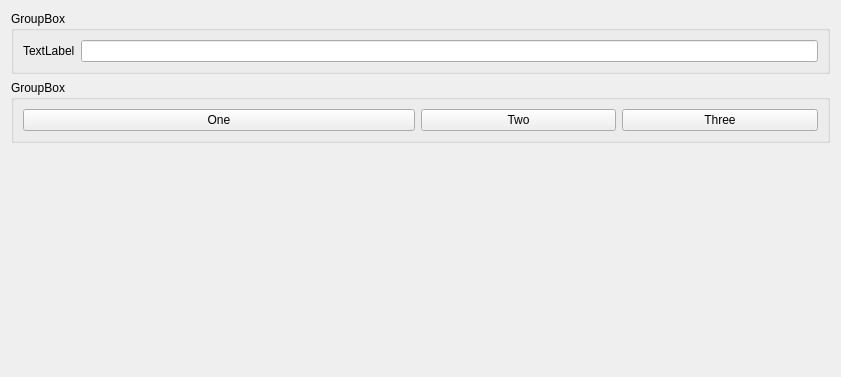
<?xml version="1.0" encoding="UTF-8"?>
<ui version="4.0">
 <class>Widget</class>
 <widget class="QWidget" name="Widget">
  <property name="geometry">
   <rect>
    <x>0</x>
    <y>0</y>
    <width>841</width>
    <height>377</height>
   </rect>
  </property>
  <property name="windowTitle">
   <string>Widget</string>
  </property>
  <layout class="QVBoxLayout" name="verticalLayout">
   <item>
    <widget class="QGroupBox" name="groupBox">
     <property name="title">
      <string>GroupBox</string>
     </property>
     <layout class="QHBoxLayout" name="horizontalLayout">
      <item>
       <widget class="QLabel" name="label">
        <property name="sizePolicy">
         <sizepolicy hsizetype="Preferred" vsizetype="Preferred">
          <horstretch>0</horstretch>
          <verstretch>0</verstretch>
         </sizepolicy>
        </property>
        <property name="text">
         <string>TextLabel</string>
        </property>
       </widget>
      </item>
      <item>
       <widget class="QLineEdit" name="lineEdit">
        <property name="sizePolicy">
         <sizepolicy hsizetype="Expanding" vsizetype="Fixed">
          <horstretch>0</horstretch>
          <verstretch>0</verstretch>
         </sizepolicy>
        </property>
       </widget>
      </item>
     </layout>
    </widget>
   </item>
   <item>
    <widget class="QGroupBox" name="groupBox_2">
     <property name="title">
      <string>GroupBox</string>
     </property>
     <layout class="QHBoxLayout" name="horizontalLayout_2">
      <item>
       <widget class="QPushButton" name="pushButton">
        <property name="sizePolicy">
         <sizepolicy hsizetype="Minimum" vsizetype="Fixed">
          <horstretch>2</horstretch>
          <verstretch>0</verstretch>
         </sizepolicy>
        </property>
        <property name="text">
         <string>One</string>
        </property>
       </widget>
      </item>
      <item>
       <widget class="QPushButton" name="pushButton_2">
        <property name="sizePolicy">
         <sizepolicy hsizetype="Minimum" vsizetype="Fixed">
          <horstretch>1</horstretch>
          <verstretch>0</verstretch>
         </sizepolicy>
        </property>
        <property name="text">
         <string>Two</string>
        </property>
       </widget>
      </item>
      <item>
       <widget class="QPushButton" name="pushButton_3">
        <property name="sizePolicy">
         <sizepolicy hsizetype="Minimum" vsizetype="Fixed">
          <horstretch>1</horstretch>
          <verstretch>0</verstretch>
         </sizepolicy>
        </property>
        <property name="text">
         <string>Three</string>
        </property>
       </widget>
      </item>
     </layout>
    </widget>
   </item>
   <item>
    <spacer name="verticalSpacer">
     <property name="orientation">
      <enum>Qt::Vertical</enum>
     </property>
     <property name="sizeHint" stdset="0">
      <size>
       <width>20</width>
       <height>195</height>
      </size>
     </property>
    </spacer>
   </item>
  </layout>
 </widget>
 <resources/>
 <connections/>
</ui>
